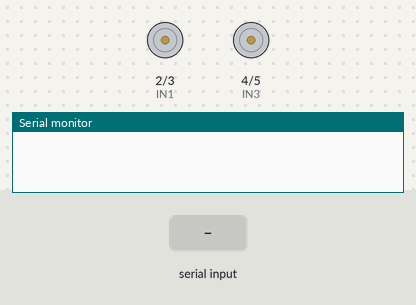
A sketch run on a simulated Arduino Uno, built with avr-gcc and run on an emulated ATmega328P. Parts: motor-driver pin pairs drawn as motors (green arrow = first pin HIGH = forward, orange = second pin HIGH = backward, longer = more drive, scaled by the enable pin), the last lines printed to the serial monitor. The test bench sets the inputs (shaded band).

Above: at 1.2 s.
1.3 s: "F" received over the second serial link
At 1.6 s:
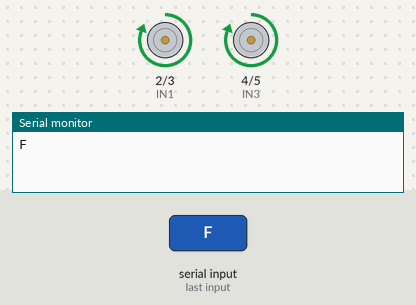
2.8 s: "B" received over the second serial link
At 3.9 s:
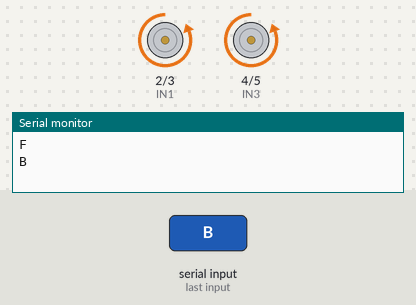
4.3 s: "R" received over the second serial link
At 5.0 s:
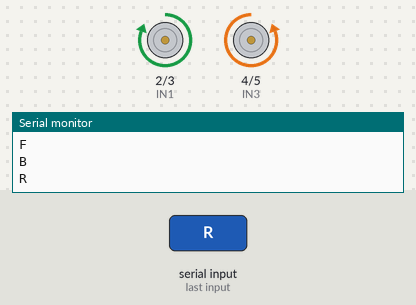
5.8 s: "L" received over the second serial link
At 6.2 s:
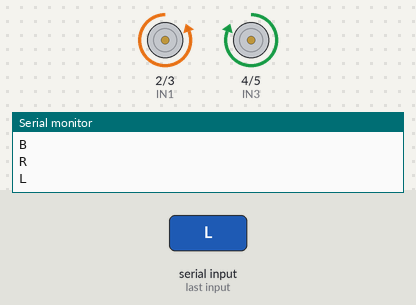
7.3 s: "I" received over the second serial link
At 8.5 s:
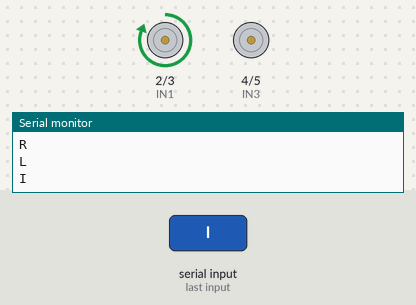
8.8 s: "G" received over the second serial link
At 9.7 s:
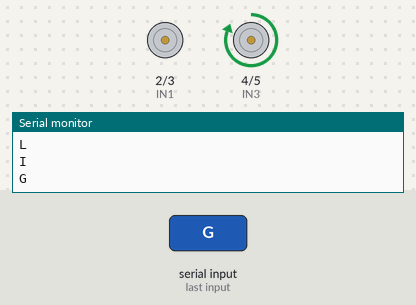
Timing chart, 0 to 11.3 s (numbered marks = the images above; inputs shaded):
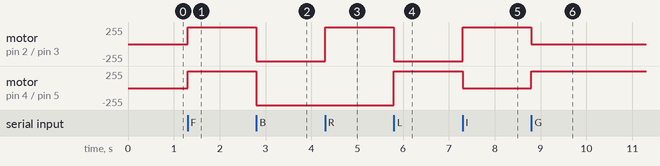

Measured:
- after the input at 1.3 s, motor on pin 2 (IN1) / pin 3 (IN2), motor on pin 4 (IN3) / pin 5 (IN4): stopped → forward 255/255 at once
- after the input at 2.8 s, motor on pin 2 (IN1) / pin 3 (IN2), motor on pin 4 (IN3) / pin 5 (IN4): forward 255/255 → backward 255/255 at once
- after the input at 4.3 s, motor on pin 2 (IN1) / pin 3 (IN2): backward 255/255 → forward 255/255 at once
- after the input at 5.8 s, motor on pin 2 (IN1) / pin 3 (IN2): forward 255/255 → backward 255/255 at once; motor on pin 4 (IN3) / pin 5 (IN4): backward 255/255 → forward 255/255 at once
- after the input at 7.3 s, motor on pin 2 (IN1) / pin 3 (IN2): backward 255/255 → forward 255/255 at once; motor on pin 4 (IN3) / pin 5 (IN4): forward 255/255 → stopped at once
- after the input at 8.8 s, motor on pin 2 (IN1) / pin 3 (IN2): forward 255/255 → stopped at once; motor on pin 4 (IN3) / pin 5 (IN4): stopped → forward 255/255 at once

The sketch:

RC-CAR.ino
```cpp
//---------------------- PWM PINS  ---------------------- A0 (ARDUINO) --> EN_A (MOTOR DRIVER)
//---------------------- PWM PINS  ---------------------- A1 (ARDUINO) --> EN_B (MOTOR DRIVER)

//-------------------------------------------- D10 (ARDUINO) --> TX (HC05 BLUETOOTH MODULE)
//-------------------------------------------- D11 (ARDUINO) --> RX (HC05 BLUETOOTH MODULE)

//--------------------------------------------- D2 (ARDUINO) --> IN-1 (MOTOR DRIVER) --> OUT1 OF MOTOR(+VE)
//--------------------------------------------- D3 (ARDUINO) --> IN-2 (MOTOR DRIVER) --> OUT2 OF MOTOR
//--------------------------------------------- D4 (ARDUINO) --> IN-3 (MOTOR DRIVER) --> OUT3 OF MOTOR(+VE)
//--------------------------------------------- D5 (ARDUINO) --> IN-4 (MOTOR DRIVER) --> OUT4 OF MOTOR


#include <SoftwareSerial.h>

SoftwareSerial btSerial(10, 11);

char receivedData;  // Variable to store received data

const int LEFT_ENABLE = A0; // ENABLE PINs DECLARATION
const int RIGHT_ENABLE = A1;

const int IN1 = 2; // CONTROL PINs DECLARATION
const int IN2 = 3;
const int IN3 = 4;
const int IN4 = 5;

const int MOTOR_SPEED = 150; // ROTATION SPEED

void Set_Speed(int SPEED)
{
  analogWrite(LEFT_ENABLE , SPEED);
  analogWrite(RIGHT_ENABLE , SPEED);
}

void moveForward()
{
  Set_Speed(MOTOR_SPEED);
  digitalWrite(IN1, HIGH);
  digitalWrite(IN2, LOW);
  digitalWrite(IN3, HIGH);
  digitalWrite(IN4, LOW);
}

void moveBackward()
{
  Set_Speed(MOTOR_SPEED);
  digitalWrite(IN1, LOW);
  digitalWrite(IN2, HIGH);
  digitalWrite(IN3, LOW);
  digitalWrite(IN4, HIGH);
}

void arcRight()
{
  Set_Speed(MOTOR_SPEED);
  digitalWrite(IN1, HIGH);
  digitalWrite(IN2, LOW);
  digitalWrite(IN3, LOW);
  digitalWrite(IN4, LOW);
}

void arcLeft()
{
  Set_Speed(MOTOR_SPEED);
  digitalWrite(IN1, LOW);
  digitalWrite(IN2, LOW);
  digitalWrite(IN3, HIGH);
  digitalWrite(IN4, LOW);
}

void spotRight()
{
  Set_Speed(MOTOR_SPEED);
  digitalWrite(IN1, HIGH);
  digitalWrite(IN2, LOW);
  digitalWrite(IN3, LOW);
  digitalWrite(IN4, HIGH);
}

void spotLeft()
{
  Set_Speed(MOTOR_SPEED);
  digitalWrite(IN1, LOW);
  digitalWrite(IN2, HIGH);
  digitalWrite(IN3, HIGH);
  digitalWrite(IN4, LOW);
}

void Stop()
{
  Set_Speed(0);
  digitalWrite(IN1, LOW);
  digitalWrite(IN2, LOW);
  digitalWrite(IN3, LOW);
  digitalWrite(IN4, LOW);
}

void setup() {
  Serial.begin(9600);
  btSerial.begin(9600);
  // pin declarations
  pinMode(IN1, OUTPUT);
  pinMode(IN2, OUTPUT);
  pinMode(IN3, OUTPUT);
  pinMode(IN4, OUTPUT);
  pinMode(LEFT_ENABLE, OUTPUT);
  pinMode(RIGHT_ENABLE, OUTPUT);
}

void loop()
{
  if (btSerial.available() > 0)
  {
    receivedData = btSerial.read();
    Serial.println(receivedData);
    if (receivedData == 'F')
    {
      moveForward();
    }
    else if (receivedData == 'B')
    {
      moveBackward();
    }
    else if (receivedData == 'R')
    {
      spotRight();
    }
    else if (receivedData == 'L')
    {
      spotLeft();
    }
    else if (receivedData == 'I')
    {
      arcRight();
    }
    else if (receivedData == 'G')
    {
      arcLeft();
    }
    else if (receivedData == 'S')
    {
      Stop();
    }
    else
    {
      Stop();
    }
  }
}
```
